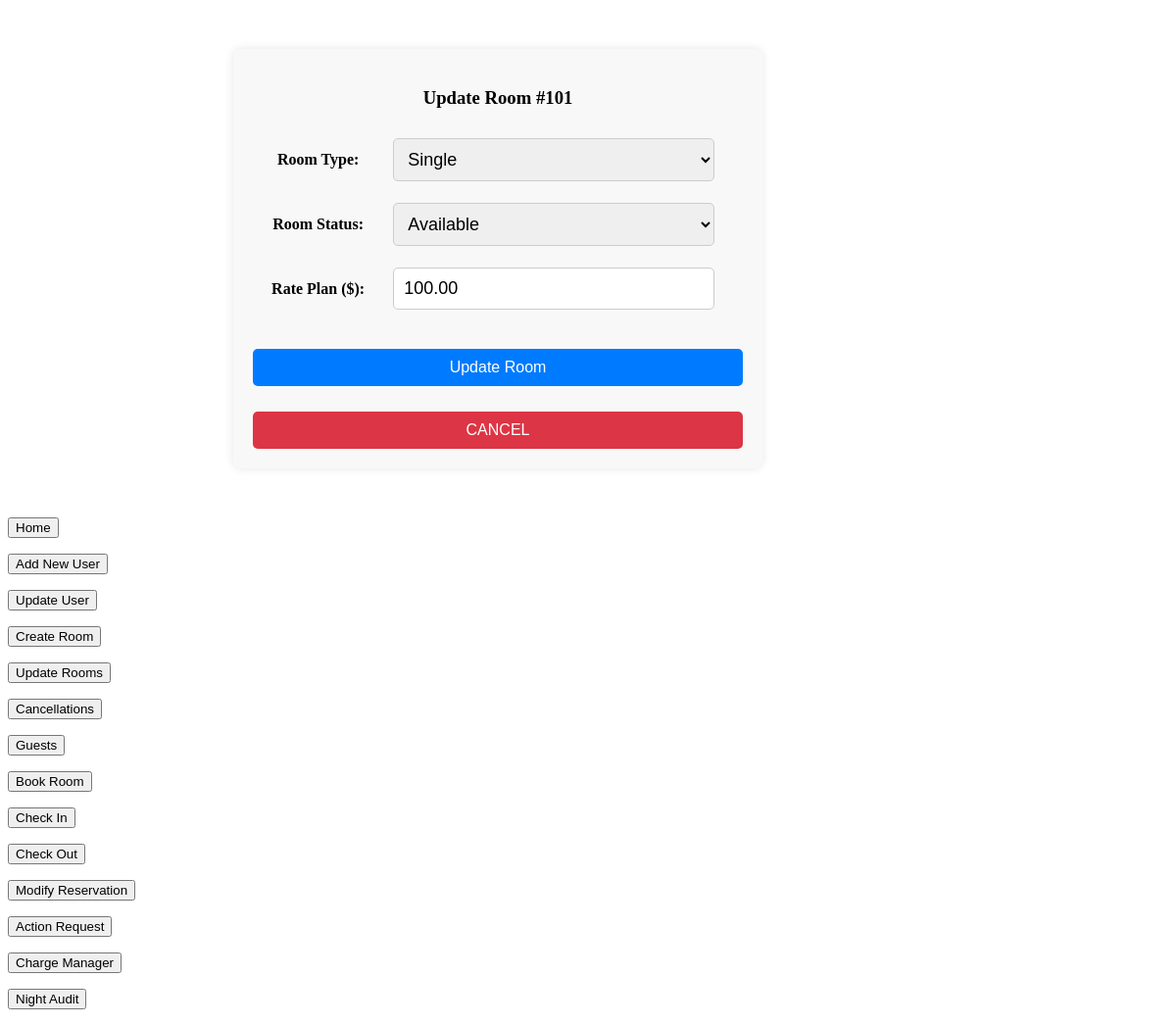
/Website/homepage/Homepage-Type/Admin/admin_homepage.php?update_room_id=101, run on the app's committed database.
### tables this page shows
CREATE TABLE rooms (
    room_num INT AUTO_INCREMENT PRIMARY KEY,
    room_type VARCHAR(50) NOT NULL,  
    room_status VARCHAR(50) NOT NULL DEFAULT 'Available',  
    rate_plan DECIMAL(10, 2) NOT NULL
);

### Website/homepage/Homepage-Type/Admin/update_rooms.php (the view, shortened to what this page needs)
<?php
require_once('../../Website/inc/db_connect.php');
$room_num = filter_input(INPUT_GET, 'update_room_id', FILTER_VALIDATE_INT);
$room = null;
if ($room_num) {
    $queryRoom = "
    SELECT
        room_num,
        room_type,
        room_status,
        rate_plan
    FROM
        rooms
    WHERE room_num = :room_num
    ";
    $stmtRoom = $db->prepare($queryRoom);
    $stmtRoom->bindValue(':room_num', $room_num);
    $stmtRoom->execute();
    $room = $stmtRoom->fetch();
}
?>
<?php if ($room): ?>
<div class="form-container">
    <h3>Update Room #<?php echo htmlspecialchars($room_num); ?></h3>
    <form method="post" id="update_room_form">
        <table>
            <tr>
                <th>Room Type:</th>
                <td>
                    <select name="room_type" required>
                        <option value="Single" <?php echo (strtolower($room["room_type"]) === "single") ? "selected" : ""; ?>>Single</option>
                    </select>
                </td>
            </tr>
            <tr>
                <th>Room Status:</th>
                <td>
                    <select name="room_status" required>
                        <option value="Available" <?php echo (strtolower($room["room_status"]) === "available") ? "selected" : ""; ?>>Available</option>
                    </select>
                </td>
            </tr>
            <tr>
                <th>Rate Plan ($):</th>
                <td><input type="number" step="0.01" name="rate_plan" value="<?php echo htmlspecialchars($room["rate_plan"]); ?>" required></td>
            </tr>
        </table>
        <br>
        <input type="submit" name="update_room" value="Update Room">
    </form>
    <button onclick="window.location.href='homepage.php?modroomy=0';">CANCEL</button>
</div>
<?php else: ?>
<p style="color:red;">Room not found.</p>
<?php endif; ?>

### Website/homepage/Homepage-Type/Admin/update_rooms.php (style rules this page uses)
.form-container { width: 50%; max-width: 500px; margin: 50px auto 50px 230px; padding: 20px; background-color: #f8f8f8; border-radius: 8px; box-shadow: 0 0 10px rgba(0, 0, 0, 0.1); }
h3 { text-align: center; }
table { width: 100%; }
td { padding: 10px; }
input, select { width: 95%; padding: 10px; font-size: 18px; border: 1px solid #ccc; border-radius: 5px; }
.form-container input[type="submit"], .form-container button { width: 100%; padding: 10px; font-size: 16px; margin-top: 10px; cursor: pointer; border: none; background-color: #007bff; color: white; border-radius: 5px; }
.form-container button { background-color: #dc3545; }

### data on the page
rooms: room_type "Single", room_status "Available", rate_plan "100.00"

### other printed values
$room_num "101"
